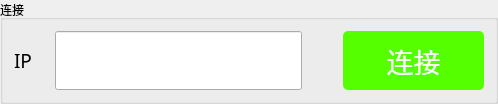
         <widget class="QGroupBox" name="groupBox">
          <property name="title">
           <string>连接</string>
          </property>
          <layout class="QHBoxLayout" name="horizontalLayout_9" stretch="1,7,1,4">
           <item>
            <widget class="QLabel" name="label_ip">
             <property name="font">
              <font>
               <family>3ds</family>
               <pointsize>14</pointsize>
              </font>
             </property>
             <property name="text">
              <string>IP</string>
             </property>
             <property name="textFormat">
              <enum>Qt::RichText</enum>
             </property>
            </widget>
           </item>
           <item>
            <widget class="QLineEdit" name="ip">
             <property name="sizePolicy">
              <sizepolicy hsizetype="Preferred" vsizetype="Preferred">
               <horstretch>0</horstretch>
               <verstretch>0</verstretch>
              </sizepolicy>
             </property>
             <property name="font">
              <font>
               <family>3ds</family>
               <pointsize>28</pointsize>
              </font>
             </property>
            </widget>
           </item>
           <item>
            <spacer name="horizontalSpacer_2">
             <property name="orientation">
              <enum>Qt::Horizontal</enum>
             </property>
             <property name="sizeHint" stdset="0">
              <size>
               <width>40</width>
               <height>20</height>
              </size>
             </property>
            </spacer>
           </item>
           <item>
            <widget class="QPushButton" name="NRConnectOrDis">
             <property name="sizePolicy">
              <sizepolicy hsizetype="Preferred" vsizetype="Preferred">
               <horstretch>0</horstretch>
               <verstretch>0</verstretch>
              </sizepolicy>
             </property>
             <property name="font">
              <font>
               <family>宋体</family>
               <pointsize>20</pointsize>
              </font>
             </property>
             <property name="cursor">
              <cursorShape>ArrowCursor</cursorShape>
             </property>
             <property name="styleSheet">
              <string notr="true">QPushButton { background-color: rgb(85, 255, 0); border-radius: 5px; color: rgb(255, 255, 255); } QPushButton:hover { background-color: rgb(170, 255,127); }</string>
             </property>
             <property name="text">
              <string>连接</string>
             </property>
            </widget>
           </item>
          </layout>
         </widget>
